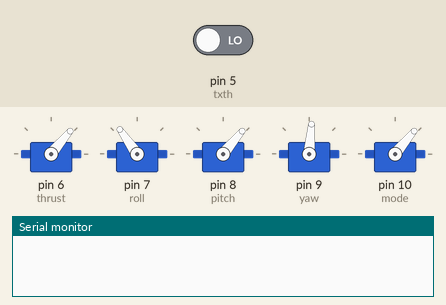
A sketch run on a simulated Arduino Uno, built with avr-gcc and run on an emulated ATmega328P. Parts: 5 × servo, the last lines printed to the serial monitor. Inputs (shaded band) come from the test bench; at power-on: pin 5 (txth) LOW.

Above: at 20.05 s.
At 22.5 s:
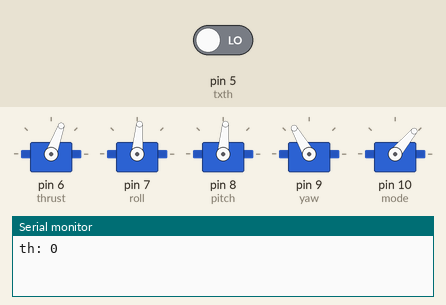
At 25.0 s:
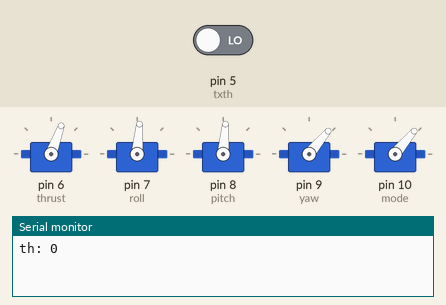
Timing chart, 0 to 25.8 s (numbered marks = the images above):
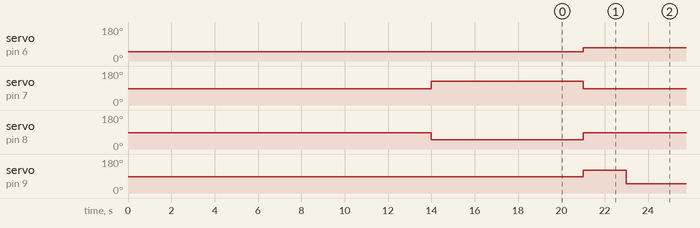

Measured:
- by itself, servo on pin 6 (thrust): 50° → 70° at 21.0 s
- by itself, servo on pin 7 (roll): 85° → 125° at 14.0 s, → 85° 7.0 s later
- by itself, servo on pin 8 (pitch): 85° → 50° at 14.0 s, → 85° 7.0 s later
- by itself, servo on pin 9 (yaw): alternates 120° for 2.0 s and 50° for 3.0 s

The sketch:

motorsweep.ino
```cpp
#include <Servo.h>

Servo thrust;
Servo roll;
Servo pitch;
Servo yaw;
Servo mode;

int th = 0;
int ro = 0;
int pi = 0;
int ya = 0;
int mo = 0;
int txth = 5;

void setup()
{
  Serial.begin(9600);
  pinMode(txth, INPUT);

  thrust.attach(6);
  roll.attach(7);
  pitch.attach(8);
  yaw.attach(9);
  mode.attach(10);

  thrust.write(50);
  roll.write(85);
  pitch.write(85);
  yaw.write(85);
  mode.write(50);

  delay(14000);

  //arm: low pitch low roll
  thrust.write(50);
  roll.write(125);
  pitch.write(50);
  yaw.write(85);

  delay(6000);
}

void loop()
{

  th = pulseIn(txth, HIGH);


  Serial.print("th: ");
  Serial.println(th);


  if (th > 1100)
  {
    thrust.writeMicroseconds(th);
  }
  else
  {
    //thrust.writeMicroseconds(th);
    thrust.write(70);
    roll.write(85);
    pitch.write(85);
    yaw.write(120);

    delay(2000);

    thrust.write(70);
    roll.write(85);
    pitch.write(85);
    yaw.write(50);

    delay(2000);
  }
}
```
